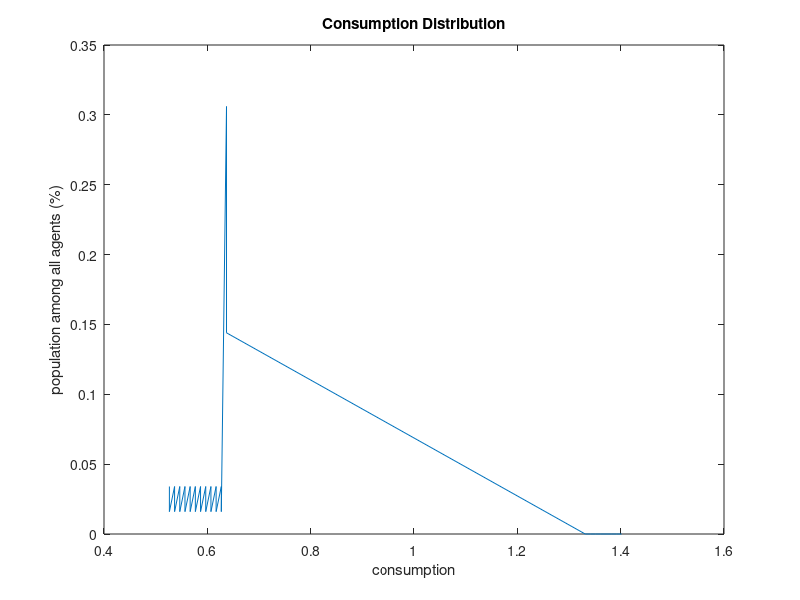
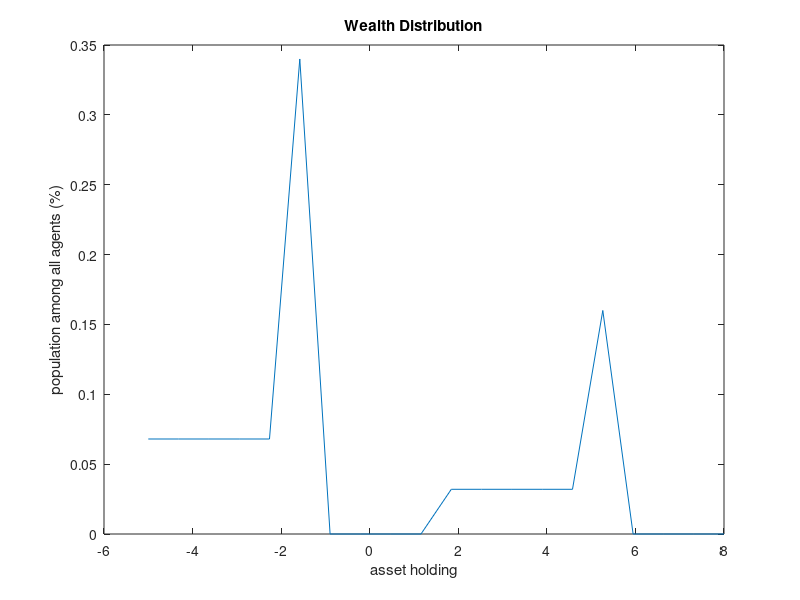
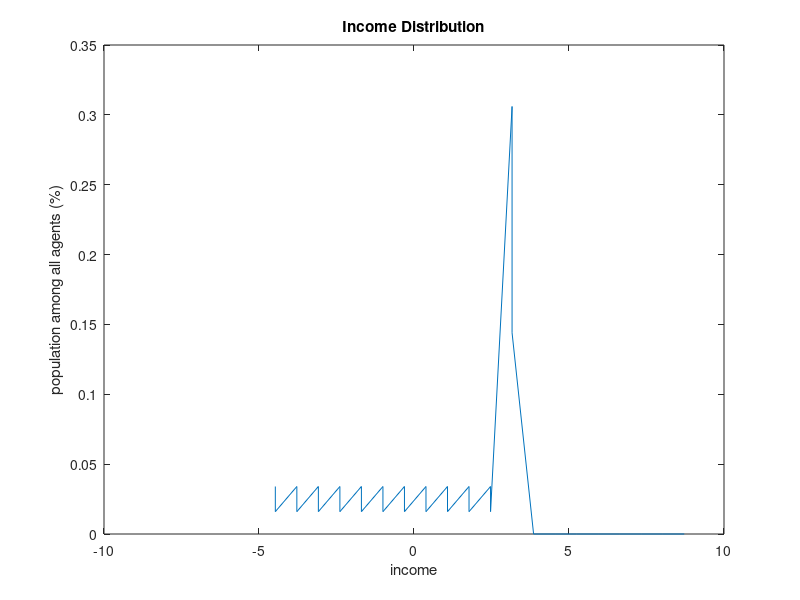

MATLAB code for these plots, in order: (Note: this script raises an error after producing the figures.)
clear;clf;close all;
cd '~/Desktop/PS5/code'  % in order to save png
% This file solves uncertainty case with CRRA
% Weimin Zhou
% codes modification based on:
% <George Hall, Econ 303: Advanced Macroeconomics I>
% <smodel2.m>: an Aiyagari (1994) QJE -style model. 
% http://people.brandeis.edu/~ghall/econ303/
% 
% revised after Luis's 2nd Lecture
%% II.5.1 baseline parameters values

sigma  = 2.0;             % risk aversion  
rho    = 0.06;            % Impatience coeff
beta   = 1/(1+rho);       % discount factor

R0     = 0.04;            % Initial guess of r
F      = -inf;            % Borrowing constraint parameter 


%sigma_y= 0.1; 			  % Uncertainty
sigma_y= 0.5;

gamma  = 0.95; 
prob     = [(1+gamma)/2,(1-gamma)/2;
        (1-gamma)/2,(1+gamma)/2];
% note:
% no delta, wage since in our model, no firms.
% hence, hereafter, only need to pin down r
%% II.5.2  Aiyagari (1994) parameters values
sigma    = 3;                          
beta     = 0.96;           
         
N        = 7;            
          
R0       = 0.04;         
F        = -10.0;  

sigma_y  = 0.4; 

gamma    = 0.36; 
prob	 = [(1+gamma)/2,(1-gamma)/2;
            (1+gamma)/2,(1-gamma)/2];
%% Discretization of the State Space
%  Endowment: 
Y   = [1-sigma_y,1-sigma_y];
nba = size(Y,2);
Y_high = Y(1,2);            % High value for income
Y_low  = Y(1,1);            % Low value for income

%   form asset grid  
maxaap    = 8;                     % Maximum value of asset grid   
incaap    = -5;                    % Minimum value of asset grid 


nbk      = 20;
%nbk   = round(maxaap/incaap+1); 
%intl    = 0.5;                    % Size of asset grid increments
intl	  = (maxaap-incaap)/(nbk-1); 

nasset    = round((maxaap-incaap)/intl+1); % number of grid points
Agrid     = [ incaap:intl:maxaap ]';

% pin down R util sum(lambda*A) = 0 
iter    = 1;
maxiter = 500;
toler   = 1e-4;
step    = 0.005;
R       = R0;
flag    = 1;

while  (flag ~= 0) && (iter <= maxiter);
   %  if we have firms, then:
   %  calculate rental rate of capital and wage
   %
   %  wage = (1-alpha) * A * K^(alpha)   * N^(-alpha);
   %  rent = (alpha)   * A * K^(alpha-1) * N^(1-alpha);
   % 
   %  tabulate the utility function such that for zero or negative
   %  consumption utility remains a large negative number so that
   %  such values will never be chosen as utility maximizing      
   %
   util1=-10000*ones(nasset,nasset);  % utility when high y    
   util2=-10000*ones(nasset,nasset);  % utility when low y
   
   for i=1:nasset
         asset=(i-1)*intl + incaap;
         
         % cons1:
         for j=1:nasset
               assetp = (j-1)*intl + incaap;
               cons = (1+R)*asset +Y_high-assetp;
               if assetp >= F && cons > 0;  % update utility only for positive consumption
                  util1(j,i)=(cons)^(1-sigma)/(1-sigma);
               end;
         
            cons2 = (1+R)*asset +Y_low-assetp;
               if assetp >= F && cons2 > 0;
                 util2(j,i)=(cons2)^(1-sigma)/(1-sigma);
               end;
         end;
   end;
   %
   %  initialize some variables
   %
   v       = zeros(nasset,2);
   decis   = zeros(nasset,2);
   test1    = 10;
   test2    = 10;
   [rs,cs] = size(util1); 
   %
   %  iterate on Bellman's equation and get the decision 
   %  rules and the value function at the optimum         
   %
   while (test1 ~= 0) || (test2 > .1);
       for i=1:cs;
           r1(:,i)=util1(:,i)+beta*(prob(1,1)*v(:,1)+ prob(1,2)*v(:,2));
           r2(:,i)=util2(:,i)+beta*(prob(2,1)*v(:,1)+ prob(2,2)*v(:,2));
       end;

       [tv1,tdecis1]=max(r1);
       [tv2,tdecis2]=max(r2);
       tdecis=[tdecis1' tdecis2'];
       tv=[tv1' tv2'];

       test1=max(any(tdecis-decis));
       test2=max(max(abs(tv - v))');
       v=tv;
       decis=tdecis;
   end;
   decis=(decis-1)*intl + incaap;  % Rescale the policy function
   %
   %   form transition matrix
   %   trans is the transition matrix from state at t (row)
   %   to the state at t+1 (column) 
   %   The eigenvector associated with the unit eigenvalue
   %   of trans' is  the stationary distribution. 
   %  
   g2=sparse(cs,cs); % Remember cs= nasset
   g1=sparse(cs,cs);
   
   for i=1:cs
       g1(i,tdecis1(i))=1;
       g2(i,tdecis2(i))=1;
   end
   trans=[ prob(1,1)*g1,prob(1,2)*g1; prob(2,1)*g2,prob(2,2)*g2];
   trans=trans';
 
   probst = (1/(2*nasset))*ones(2*nasset,1);
   test = 1;
   while test > 10^(-8);
       probst1  = trans*probst;
       test   = max(abs(probst1-probst));
       probst   = probst1;
   end; 
   %
   %   vectorize the decision rule to be conformable with probst
   %   calculate new aggregate assets  meanA
   %
   aa = decis(:);
   meanA = probst'*aa; %  Computing the expected a(R)
   %
   %  calculate measure over (k,s) pairs
   %  lambda has same dimensions as decis
   %
   lambda    = zeros(cs,2);
   lambda(:) = probst;
   %
   %   calculate stationary distribution of a
   %
   %[v1,d1]=eig(prob');
   %[dmax,imax]=max(diag(d1));
   %probst1=v1(:,imax);
   %ss=sum(probst1);
   %probst1=probst1/ss;
   proba = sum(lambda');     %  Stationary distribution of Assets 
   proba = proba';
   %
   %   form metric and update r (market clearing condition)
   %   if have K to pin down, then update K too.
   if iter == 1;
      A = meanA; 
      if meanA > 0.0;
         step = -step;
      end;
   end;
   Aold = A;
   Anew = meanA;
   if sign(Aold) ~= sign(Anew)
     step = -.5*step;
   end;
   if abs(step) >= toler;
      R = R + step;  % find market clearing condition and pick the MC R
   else
      flag = 0; % clear 
   end;
   
   A = Anew;
   iter = iter+1;
end;

ap		= Agrid(tdecis);
% Recovering consumption policy function
for j=1:nba;
   c(:,j)	= Y(j)+(1+R)*Agrid-ap(:,j);
end

plambda = lambda(:);  %  Stationary distribution of Assets 

% consumption distribution   
congood   = Y_high + (1+R)*Agrid - Agrid(tdecis(:,1));
conbad    = Y_low  + (1+R)*Agrid - Agrid(tdecis(:,2));
consum    = [congood conbad];
mean_con  = sum(diag(lambda'*consum)); %Multiplies the weight (lambda) by the value of consumption
mean_con2 = sum(diag(lambda'*(consum.^2)));
varcon    = (mean_con2 - mean_con^2);
[pconsum,index_c ] = sort(consum(:));


figure
plot(pconsum,plambda(index_c));
title('Consumption Distribution');
xlabel('consumption');
ylabel('population among all agents (%)');
saveas(gcf,'consumdist.png')

% utility(wealth) distribution 
UTILITY       = (consum).^(1-sigma)./(1-sigma);
mean_utility  = sum(diag(lambda'*UTILITY));
[putil,index_u ] = sort(UTILITY(:));

distribu        = 2*mean(reshape(probst,2,nbk));

figure
plot(Agrid,distribu)
title('Wealth Distribution')
ylabel('population among all agents (%)')
xlabel('asset holding')
saveas(gcf,'wealthdist.png')

%
%     calculate income distribution
%
income          = [((R+1)*Agrid + Y_high),((R+1)*Agrid + Y_low)]; 
mean_income     = sum(diag(lambda'*income));
[pinc,index_i ] = sort(income(:));
plambda = lambda(:);

figure
plot(pinc,plambda(index_i));
title('Income Distribution');
xlabel('income');
ylabel('population among all agents (%)');
saveas(gcf,'incomedist.png')

%% compare with KMP, compute quantile for my simulation (Q1-Q5) 
income_dist = plambda(index_i);
x_i2	= [];
for i	= 1:size(pinc,1)
   x_i2	= [x_i2 repmat(pinc(i),1,round(1000*income_dist(i),2))];
end

x_i2		 = x_i2'+1000;

edges_i = prctile(x_i2,[20,40,60,80,100]); 
for i = 1:length(edges_i)
   prcshare_i(i) = sum(x_i2<edges_i(i))/size(x_i2,1);
end

   
% Wealth
%distribu
x_w2		= [];
for i=1:size(putil,1)
   x_w2=[x_w2 repmat(putil(i),1,1000*round(probst(i),2))];
end

x_w2		 =	x_w2'+10000;
edges_w = prctile(x_w2,[20,40,60,80,100]); 
for i = 1:length(edges_w)
   prcshare_w(i) = sum(x_w2<=edges_w(i))/size(x_w2,1);
end

% Consumption
consum_dist		= plambda(index_c);
x_c2		= [];
for i=1:size(pconsum,1)
   x_c2=[x_c2 repmat(pconsum(i),1,1000*round(consum_dist(i),2))];
end

x_c2		 =	x_c2'+10000;
edges_c = prctile(x_c2,[20,40,60,80,100]); 
for i = 1:length(edges_c)
   prcshare_c(i) = sum(x_c2<edges_c(i))/size(x_c2,1);
end

disp('prcshare income')
prcshare_i
disp('--------------')

disp('prcshare wealth')
prcshare_w
disp('--------------')

disp('prcshare consumption')
prcshare_c
disp('--------------')